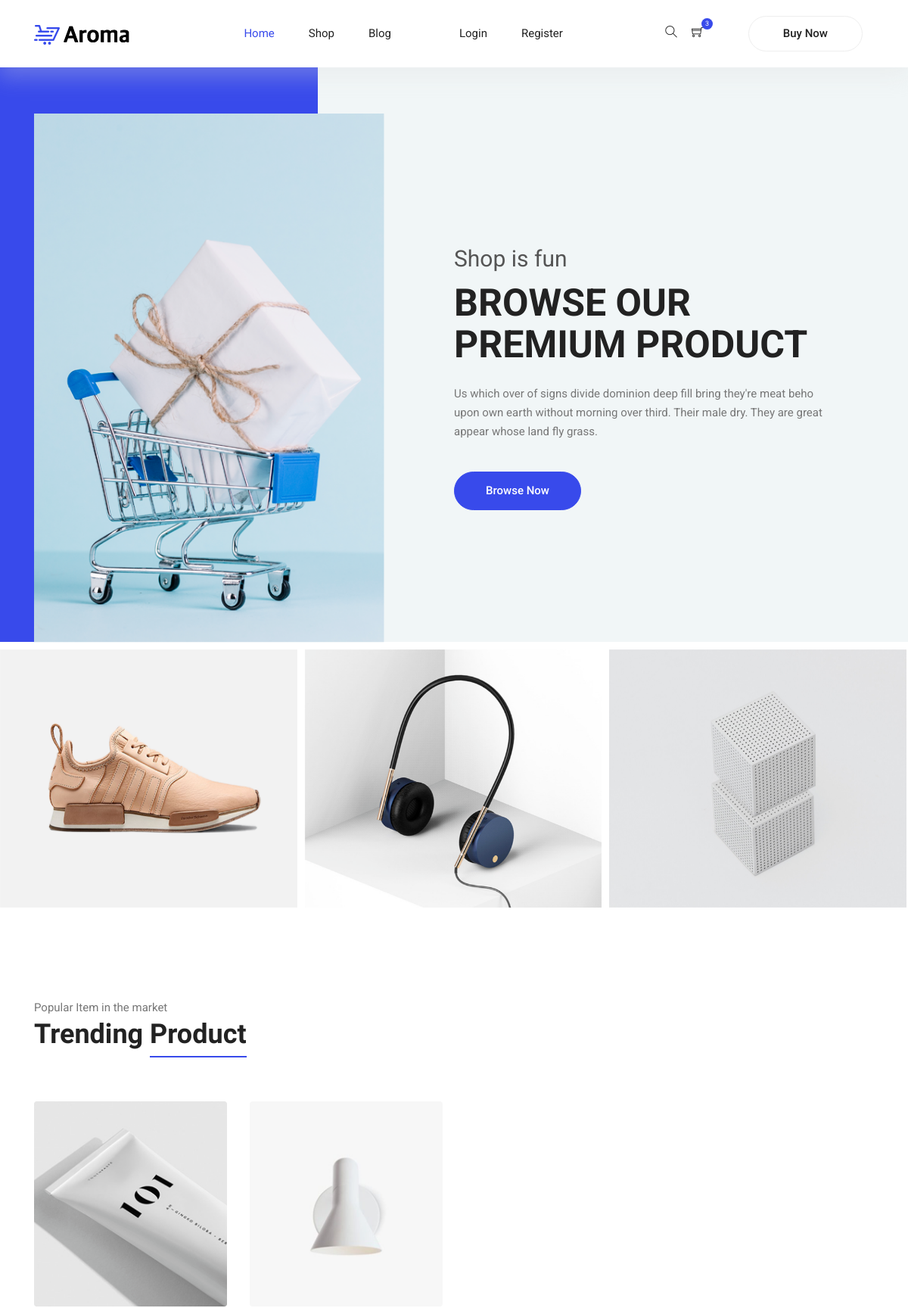
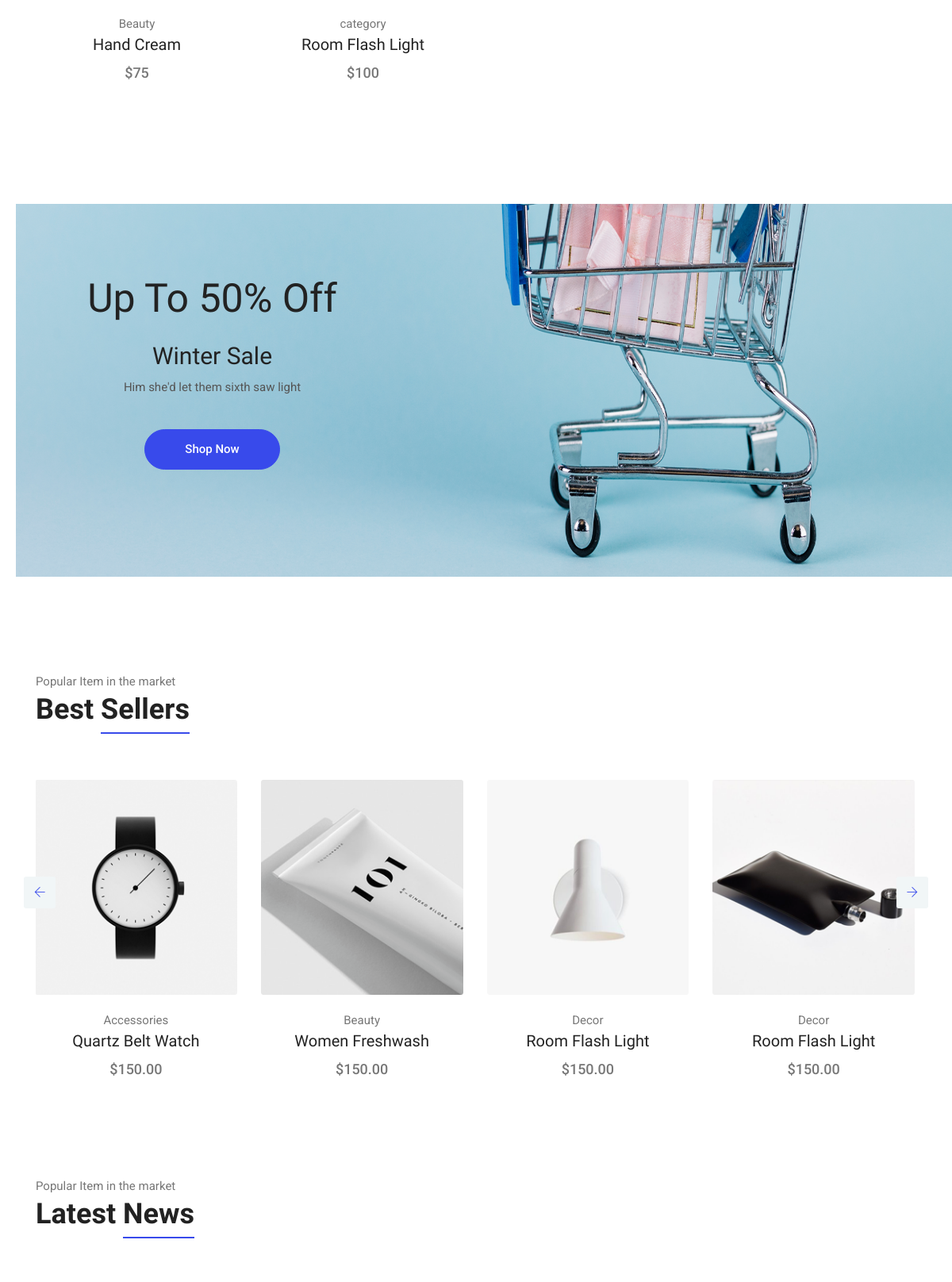
The page / (upper part) on the database its author committed (2 pictures, top to bottom).
### product/models.py (models this page shows, shortened)
class Product(models.Model):
    title = models.CharField(unique=True, max_length=50, null=False)
    price = models.IntegerField(null=False, default=0)
    category = models.CharField(max_length=20, null=False, default='new category')
    availibility = models.CharField(max_length=20, default='In stock')
    description = models.CharField(max_length=500, null=False, default='description')
    image = models.ImageField(null=True, blank = True, upload_to='./image', verbose_name='image')

### product/views.py (the view)
# urls.py: path('', Homeviews.as_view(), name='home'),
class Homeviews(ListView):
    model = Product
    template_name = 'index.html'
    context_object_name = 'products'

### templates/index.html (shortened to what this page needs)
{% extends 'base.html'%}
{% load static %}
{% block content %}
  <main class="site-main">
    <section class="hero-banner">
      <div class="container">
        <div class="row no-gutters align-items-center pt-60px">
          <div class="col-5 d-none d-sm-block">
            <div class="hero-banner__img">
              <img class="img-fluid" src="{% static 'img/home/hero-banner.png'%}" alt="">
            </div>
          </div>
          <div class="col-sm-7 col-lg-6 offset-lg-1 pl-4 pl-md-5 pl-lg-0">
            <div class="hero-banner__content">
              <h4>Shop is fun</h4>
              <h1>Browse Our Premium Product</h1>
              <p>Us which over of signs divide dominion deep fill bring they're meat beho upon own earth without morning over third. Their male dry. They are great appear whose land fly grass.</p>
              <a class="button button-hero" href="#">Browse Now</a>
            </div>
          </div>
        </div>
      </div>
    </section>
    <section class="section-margin mt-0">
      <div class="owl-carousel owl-theme hero-carousel">
        <div class="hero-carousel__slide">
          <img src="{% static 'img/home/hero-slide1.png'%}" alt="" class="img-fluid">
        </div>
        <div class="hero-carousel__slide">
          <img src="{% static 'img/home/hero-slide2.png'%}" alt="" class="img-fluid">
        </div>
        <div class="hero-carousel__slide">
          <img src="{% static 'img/home/hero-slide3.png'%}" alt="" class="img-fluid">
        </div>
      </div>
    </section>
    <section class="section-margin calc-60px">
      <div class="container">
        <div class="section-intro pb-60px">
          <p>Popular Item in the market</p>
          <h2>Trending <span class="section-intro__style">Product</span></h2>
        </div>
        <div class="row">
          {% for product in products %}
          <div class="col-md-6 col-lg-4 col-xl-3">
            <div class="card text-center card-product">
              <div class="card-product__img">
                <img class="card-img" src="{{ MEDIA_URL }}{{ product.image.url }}" alt="">
              </div>
              <div class="card-body">
                <p>{{ product.category }}</p>
                <h4 class="card-product__title"><a href="{% url 'product-detail' product.pk %}">{{ product.title }}</a></h4>
                <p class="card-product__price">${{ product.price }}</p>
              </div>
            </div>
          </div>
          {% endfor %}
        </div>
      </div>
    </section>
    <section class="offer" id="parallax-1" data-anchor-target="#parallax-1" data-300-top="background-position: 20px 30px" data-top-bottom="background-position: 0 20px">
      <div class="container">
        <div class="row">
          <div class="col-xl-5">
            <div class="offer__content text-center">
              <h3>Up To 50% Off</h3>
              <h4>Winter Sale</h4>
              <p>Him she'd let them sixth saw light</p>
              <a class="button button--active mt-3 mt-xl-4" href="#">Shop Now</a>
            </div>
          </div>
        </div>
      </div>
    </section>
    <section class="section-margin calc-60px">
      <div class="container">
        <div class="section-intro pb-60px">
          <p>Popular Item in the market</p>
          <h2>Best <span class="section-intro__style">Sellers</span></h2>
        </div>
        <div class="owl-carousel owl-theme" id="bestSellerCarousel">
          <div class="card text-center card-product">
            <div class="card-product__img">
              <img class="img-fluid" src="{% static 'img/product/product1.png'%}" alt="">
            </div>
            <div class="card-body">
              <p>Accessories</p>
              <h4 class="card-product__title"><a href="single-product.html">Quartz Belt Watch</a></h4>
              <p class="card-product__price">$150.00</p>
            </div>
          </div>
          <div class="card text-center card-product">
            <div class="card-product__img">
              <img class="img-fluid" src="{% static 'img/product/product2.png'%}" alt="">
            </div>
            <div class="card-body">
              <p>Beauty</p>
              <h4 class="card-product__title"><a href="single-product.html">Women Freshwash</a></h4>
              <p class="card-product__price">$150.00</p>
            </div>
          </div>
          <div class="card text-center card-product">
            <div class="card-product__img">
              <img class="img-fluid" src="{% static 'img/product/product3.png'%}" alt="">
            </div>
            <div class="card-body">
              <p>Decor</p>
              <h4 class="card-product__title"><a href="single-product.html">Room Flash Light</a></h4>
              <p class="card-product__price">$150.00</p>
            </div>
          </div>
          <div class="card text-center card-product">
            <div class="card-product__img">
              <img class="img-fluid" src="{% static 'img/product/product4.png'%}" alt="">
            </div>
            <div class="card-body">
              <p>Decor</p>
              <h4 class="card-product__title"><a href="single-product.html">Room Flash Light</a></h4>
              <p class="card-product__price">$150.00</p>
            </div>
          </div>
        </div>
      </div>
    </section>
    <section class="blog">
      <div class="container">
        <div class="section-intro pb-60px">
          <p>Popular Item in the market</p>
          <h2>Latest <span class="section-intro__style">News</span></h2>
        </div>
      </div>
    </section>
  </main>
{% endblock %}

### static/css/style.css (style rules this page uses)
body { color:#777;font-family:"Roboto",sans-serif;font-size:15px;font-weight:400;line-height:1.667 }
h1,h2,h3,h4,h5,h6 { font-family:"Oswald",sans-serif;color:#222;line-height:1.1 }
h1,.h1 { font-size:50px;font-weight:700 }
h2,.h2 { font-size:36px;font-weight:600 }
h3,.h3 { font-size:26px;font-weight:600 }
@media (min-width: 600px) { h3,.h3 { font-size:36px } }
h4,.h4 { font-size:20px;font-weight:400;line-height:1.3 }
a { display:inline-block }
.section-margin { margin:45px 0 }
@media (min-width: 980px) { .section-margin { margin:70px 0 } }
@media (min-width: 1100px) { .section-margin { margin:120px 0 } }
@media (min-width: 1100px) { .section-margin.calc-60px { margin:120px 0 70px 0 } }
.pb-60px { padding-bottom:60px }
.pt-60px { padding-top:60px }
.section-intro p { margin-bottom:3px }
.section-intro__style { border-bottom:2px solid #384aeb;padding-bottom:8px }
.hero-banner { background:#F1F6F7;position:relative;margin-bottom:10px }
@media (min-width: 991px) { .hero-banner { z-index:111 } }
.hero-banner::before { content:"";display:block;width:5%;height:100%;background:#384aeb;position:absolute;top:0;left:0 }
@media (min-width: 575px) { .hero-banner::before { width:20% } }
@media (min-width: 991px) { .hero-banner::before { width:35% } }
.hero-banner__img { position:relative;top:1px }
@media (min-width: 1000px) { .hero-banner__content { max-width:495px } }
.hero-banner__content h4 { font-size:30px;font-family:"Roboto",sans-serif;color:#555555;margin-bottom:12px }
.hero-banner__content h1 { font-family:"Roboto",sans-serif;font-size:25px;text-transform:uppercase;font-weight:700;margin-bottom:10px }
@media (min-width: 767px) { .hero-banner__content h1 { font-size:30px;margin-bottom:25px } }
@media (min-width: 991px) { .hero-banner__content h1 { font-size:50px } }
.hero-banner__content p { margin-bottom:10px }
@media (min-width: 767px) { .hero-banner__content p { margin-bottom:40px } }
.hero-carousel__slide { position:relative }
.hero-carousel__slide::after { content:"";display:block;position:absolute;bottom:0;left:0;width:100%;height:100%;background:rgba(255,255,255,0.8);transform:translateY(50px);opacity:0;transition:all .4s ease }
.card-product { border:0;margin-bottom:30px }
.card-product p { margin-bottom:0 }
.card-product__img { position:relative }
.card-product__title a { color:#222 }
.card-product__price { font-size:18px;font-weight:500 }
.offer { background:url("../img/home/parallax-bg.png") right center no-repeat;background-size:cover }
@media (min-width: 1200px) { .offer { background-size:100% 100% } }
.offer__content { padding:100px 0 110px 0 }
@media (min-width: 1000px) { .offer__content { padding:122px 0 135px 0 } }
.offer__content h3 { font-size:35px;font-weight:400;margin-bottom:20px }
@media (min-width: 650px) { .offer__content h3 { font-size:50px;margin-bottom:25px } }
.offer__content h4 { font-size:30px }
.offer__content p { color:#555555 }
.button { display:inline-block;border:1px solid #384aeb;border-radius:30px;color:#222;font-weight:500;padding:12px 50px;background:#384aeb;color:#fff;transition:all .4s ease }
.button-hero { padding:12px 41px }
.button--active { background:#384aeb;color:#fff }

### rows shown on the page
Product: image (picture), category "Beauty", title "Hand Cream", price "75"
Product: image (picture), category "category", title "Room Flash Light", price "100"
